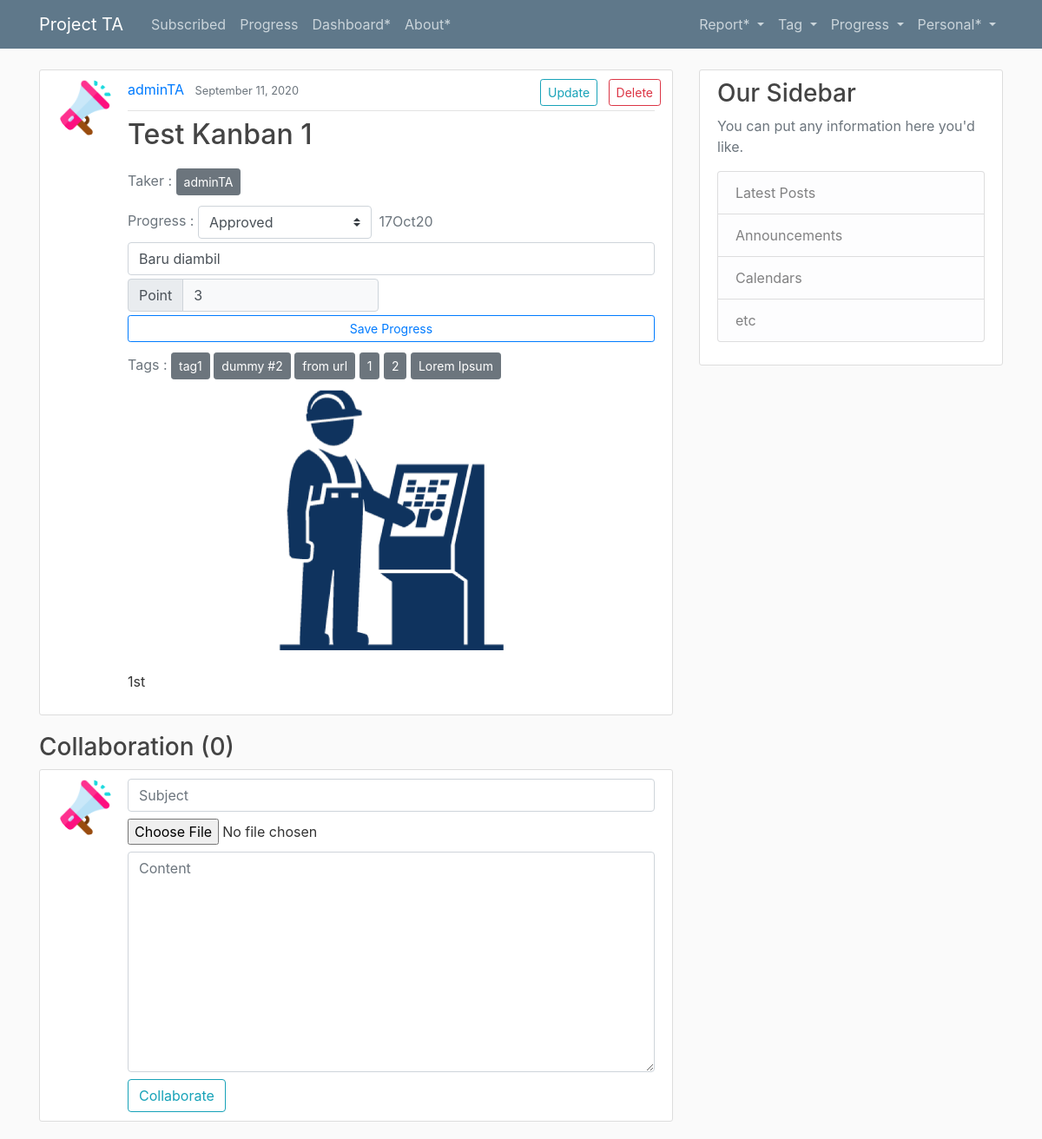
/report/30/ (signed in), run on the app's committed database.
### report/models.py (models this page shows, shortened)
class Report(models.Model):
    class Level(models.IntegerChoices):
        HIGH = 1
        MEDIUM = 2
        LOW = 3
    class TaskLevel(models.IntegerChoices):
        Task_Taken = 1
        Field_Checking = 2
        Approved = 3
        Not_Approved = 4
        Responsing = 5
        Resolved = 6
        Postponed = 7
        Failed = 8
    title = models.CharField(max_length=100, null=True)
    content = models.TextField(null=True)
    date_reported = models.DateTimeField(default=timezone.now, null=True)
    reporter = models.ForeignKey(User, on_delete=models.CASCADE, null=True)
    image = models.ImageField(upload_to='report_images', null=True)
    tag = models.ManyToManyField(Tag)
    urgency = models.IntegerField(choices=Level.choices, null=True)
    importance = models.IntegerField(choices=Level.choices, null=True)
    progress = models.IntegerField(choices=TaskLevel.choices, null=True, blank=True)
    taker = models.ForeignKey(User, on_delete=models.SET_NULL, null=True, blank=True, related_name='reporttaken_set')
    date_last_progress = models.DateTimeField(null=True, blank=True)
    progress_note = models.TextField(null=True, blank=True)
    point = models.IntegerField(null=True, blank=True)

class Tag(models.Model):
    name = models.CharField(max_length=35, unique=True)
    description = models.TextField(null=True)
    creator = models.ForeignKey(User, null=True, on_delete=models.SET_NULL, related_name='tagcreated_set')

### user/models.py (models this page shows, shortened)
class Profile(models.Model):
    user = models.OneToOneField(User, on_delete=models.CASCADE, null=True)
    image = models.ImageField(default='default.jpg', upload_to='profile_pics')
    tag = models.ManyToManyField(Tag, related_name='subscriber_set')
    unit = models.ForeignKey(Unit, on_delete=models.SET_NULL, null=True, related_name='member_set')

### report/views.py (the view, shortened to what this page needs)
# urls.py: path('report/<int:pk>/', views.ReportDetailView.as_view(), name='report-detail'),
class ReportDetailView(LoginRequiredMixin, DetailView):
    model = Report
    def get_context_data(self, **kwargs):
        context = super().get_context_data(**kwargs)
        report = get_object_or_404(Report, pk=self.kwargs.get('pk'))
        context['collaborations'] = Collaboration.objects.filter(report = report).order_by('date')
        return context

### report/templates/report/report_detail.html (shortened to what this page needs)
{% extends 'base.html' %}
{% block content %}
<form name="form" method="POST" enctype="multipart/form-data">
<article class="media content-section">
    <img class="rounded-circle article-img" src="{{ object.reporter.profile.image.url }}">
    <div class="media-body">
        <div class="article-metadata">
            <div class="row">
                <div class="col">
            <a class="mr-2" href="{% url 'user-reports' object.reporter.username %}">
                {{ object.reporter }}
            </a>
            <small class="text-muted">
                {{ object.date_reported|date:"F d, Y" }}
            </small>
                </div>
            {% if object.reporter == user %}
                <div class="col-*-* mr-2">
            <a class="btn btn-outline-info btn-sm mb-1 ml-3 mr-2"
               href="{% url 'report-update' object.id %}">Update</a>
            <a class="btn btn-outline-danger btn-sm mb-1" href="{% url 'report-delete' object.id %}">Delete</a>
                </div>
                {% endif %}
            </div>
        </div>
        <div class="row">
            <div class="col mb-2">
        <h2 class="mt-1">
            {{ object.title }}
        </h2>
            </div>
        </div>
        <div class= "mb-2" >
        <span class='text-muted'>Taker :
        </span>
            {% if object.taker %}
            <a class="btn btn-secondary btn-sm mt-1 mb-1" href="{% url 'user-reports' object.taker.username %}">{{object.taker}}</a>
            {% endif %}
        </div>
        {% if object.taker %}
        <div class= "mb-1" >
        <span class='text-muted'>Progress :</span>
            {% if object.taker == user %}
                <select class="custom-select" name="progress" style="max-width: 200px;">
                    {% for level in object.TaskLevel %}
                        {% if object.progress == level.value %}
                            <option value={{level.value}} selected>{{level.label}}</option>
                        {% else %}
                            <option value={{level.value}}>{{level.label}}</option>
                        {% endif %}
                    {% endfor %}
                </select>
            {% else %}
                {% for level in object.TaskLevel %}
                    {% if object.progress == level.value %}
                        <span class='text-muted'> {{ level.label }} </span>
                    {% endif %}
                {% endfor %}
            {% endif %}
            <span class="ml-1 text-muted">{{ object.date_last_progress|date:"dMy" }}</span>
        </div>
        <div class="mb-2">
            {% if object.taker == user %}
            {% if object.progress_note %}
            <input class="form-control mt-1" type="text" placeholder="Progress Notes"name="progress-note" value="{{ object.progress_note }}">
            {% else %}
            <input class="form-control mt-1" type="text" placeholder="Progress Notes"name="progress-note" >
            {% endif %}
            {% if object.progress >= 3 %}
                <div class="row">
                    <div class="col-6 mt-1">
                        <div class="input-group">
                            <div class="input-group-prepend">
                                <span class="input-group-text" >Point</span>
                            </div>
                            {% if not object.point %}
                                <input class="form-control" type="number" placeholder="Point"name="point">
                            {% else %}
                                <input class="form-control bg-light" type="text" value="{{object.point}}" readonly>
                            {% endif %}
                        </div>
                    </div>
                </div>
            {% endif %}
            <div class="mt-1" style="text-align:center">
            <button class="btn btn-outline-primary btn-sm btn-block" type="submit" >Save Progress</button>
            </div>
            {% else %}
            <input class="form-control mt-1 bg-light" type="text"  value="{{ object.progress_note }}" readonly>
            {% endif%}
        </div>
        {% endif %}
        <div class="mb-2">
        <span class='text-muted '>Tags :
        </span>
        {% for tag in object.tag.all%}
        <a class="btn btn-secondary btn-sm mt-1 mb-1" href="{% url 'tag-reports' tag.name %}">{{tag.name}}</a>
        {% endfor %}
        </div>
        {% if object.image %}
        <div>
            <img class="img-fluid mx-auto d-block" style="height: 300px" src="{{ object.image.url }}">
        </div>
        {% endif %}
        <p class="article-content">
            {{ object.content }}
        </p>
    </div>
</article>
<div>
    <h3>Collaboration ({{ collaborations|length }})</h3>
</div>
    <article class="media content-section">
        <img class="rounded-circle article-img" src="{{ user.profile.image.url }}">
        <div class="media-body">
            <div class="row">
                <div class="col mb-2">
                    <input type="text" name="new-subject" maxlength="100" class="testinput textInput form-control mb-2" placeholder="Subject">
                    <input type="file" name="new-image" accept="image/*" class="clearablefileinput form-control-file mb-2">
                    <textarea name="new-content" cols="40" rows="10" class="textarea form-control" placeholder="Content"></textarea>
                </div>
            </div>
            <button class="btn btn-outline-info" name="collab" type="submit" value=True>Collaborate</button>
        </div>
    </article>
</form>
{% endblock %}

### static/css/main.css (style rules this page uses)
body { background: #fafafa; color: #333333; margin-top: 5rem; }
h1, h2, h3, h4, h5, h6 { color: #444444; }
.content-section { background: #ffffff; padding: 10px 20px; border: 1px solid #dddddd; border-radius: 3px; margin-bottom: 20px; }
.article-content { white-space: pre-line; }
.article-img { height: 65px; width: 65px; margin-right: 16px; }
.article-metadata { padding-bottom: 1px; margin-bottom: 4px; border-bottom: 1px solid #e3e3e3 }

### data on the page
Report: reporter.profile.image (picture), reporter "adminTA", date_reported "September 11, 2020", title "Test Kanban 1", taker "adminTA", progress "Approved", date_last_progress "17Oct20", progress-note "Baru diambil", point "3", image (picture), content "1st"
Tag: name "tag1"
Tag: name "dummy #2"
Tag: name "from url"
Tag: name "1"
Tag: name "2"
Tag: name "Lorem Ipsum"

### other printed values
{{ collaborations|length }} "0"
